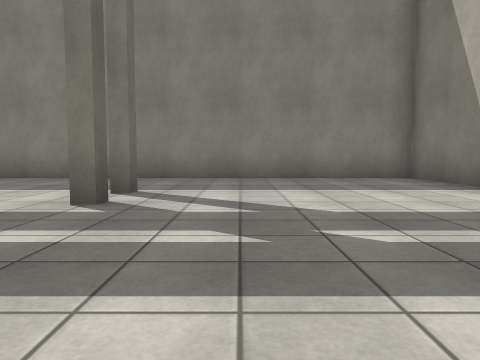
view 1 (above)

18 first-person views from a walk through a Gazebo world. The camera is 0.94 m above the floor, tilts 4° down and sees 70° across. The floor is counted in squares, 2 m on a side. Each view is taken from the middle of a square. On the plan, view 1 faces up. The plan holds only what a view shows up to about 9 squares ahead; the rest is blank. Surface patterns are stand-ins for the level's own textures.

view 2
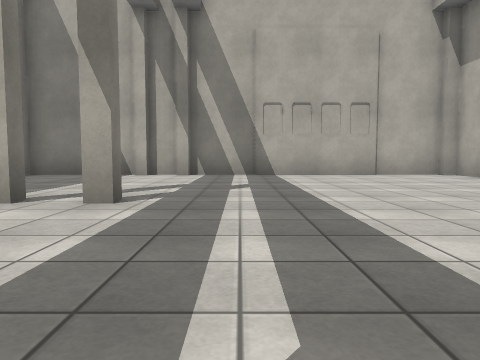

view 3
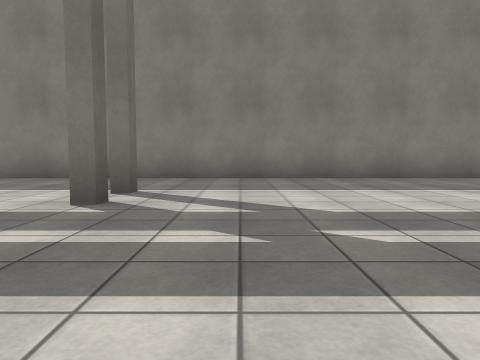

view 4
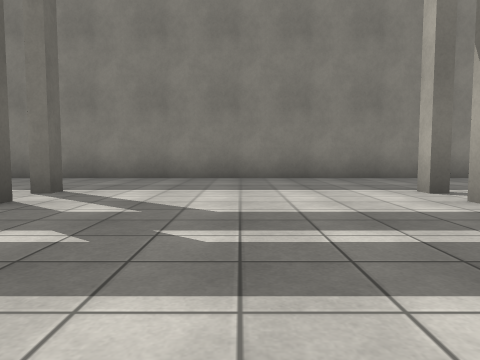

view 5
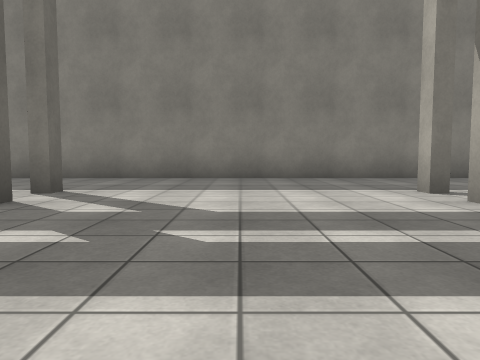

view 6
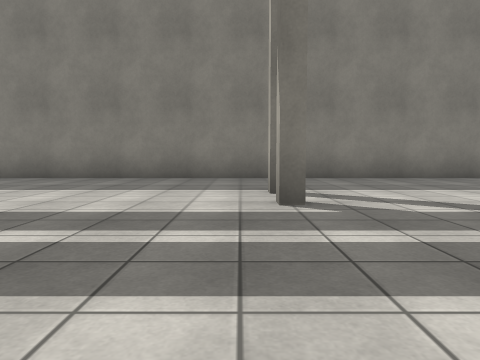

view 7
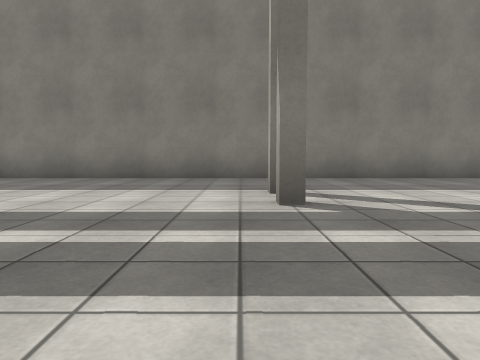

view 8
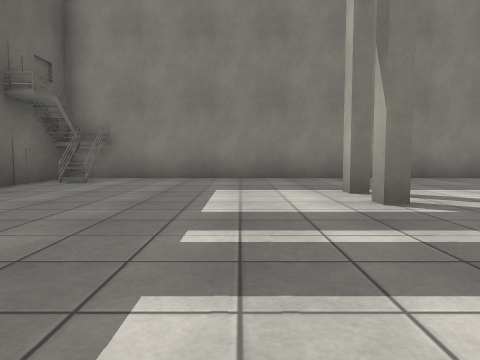

view 9
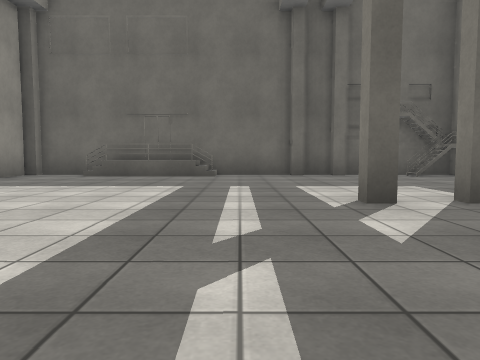

view 10
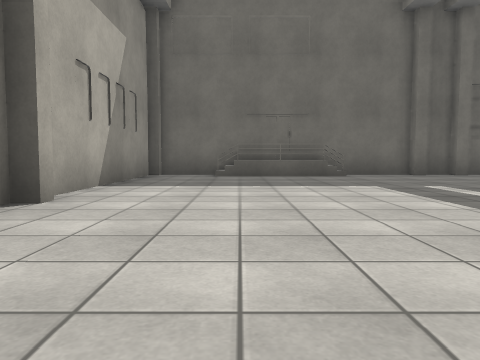

view 11
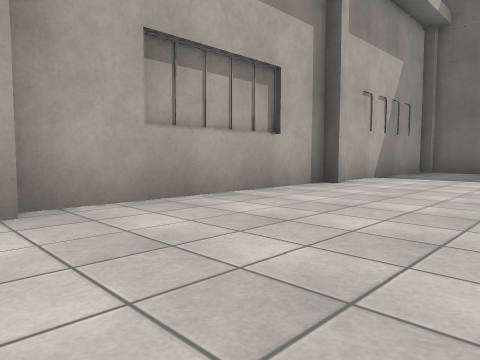

view 12
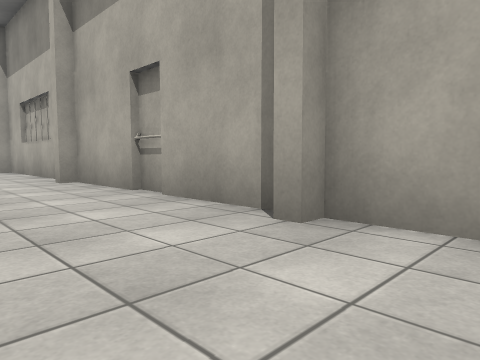

view 13
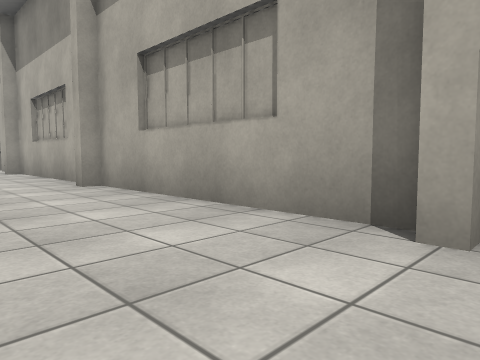

view 14
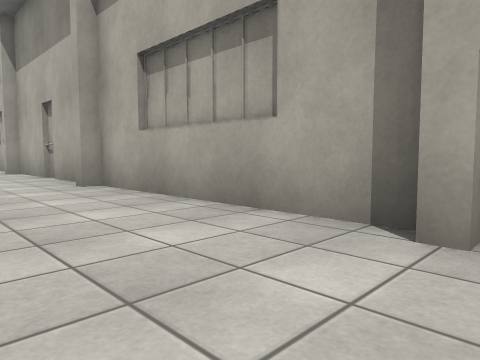

view 15
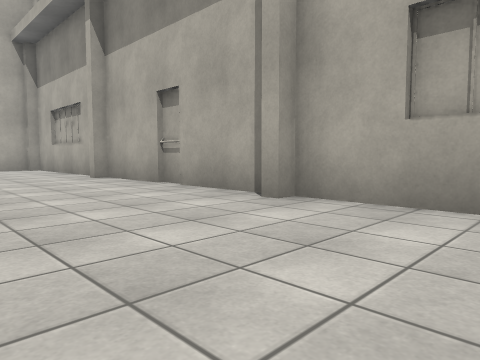

view 16
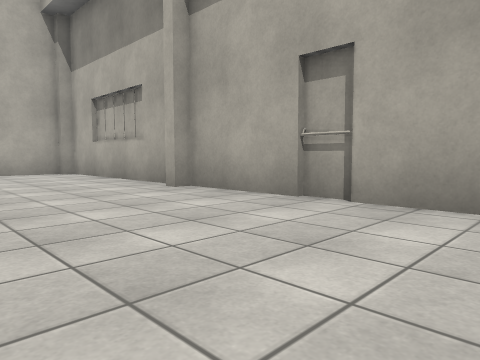

view 17
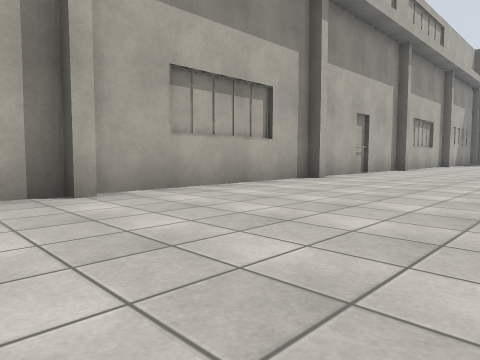

view 18
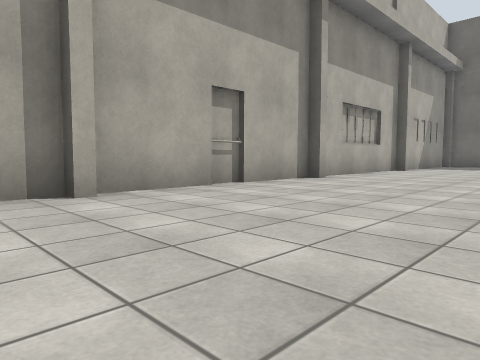

### Floor plan
Points are (right, up) in squares from view 1. A wall is a line through its corners. A room is listed if a view was taken in it or the views show most of it. See-through windows are left out.
Room 1 (views 1, 2, 3, 4, 5, 6, 7, 8, 9, 10, 11, 12, 13, 14, 15, 16, 17, 18)
walls: (-16.4, -2.9) (-16.4, -3.4); (-11.4, -2.9) (-11.4, -3.4); (-11.6, -3.4) (-11.6, -2.9); (-16.6, -3.4) (-16.6, -2.9); (-21.4, -2.9) (-21.4, -3.4); (-6.6, -3.4) (-6.6, -2.9); (-21.6, -3.4) (-21.6, -2.9); (-26.4, -2.9) (-26.4, -3.3) (3.4, -3.3) (3.4, -2.9); (-1.6, -3.4) (-1.6, -2.9); (-30.8, 1.5) (-30.8, -1.6); (-30.6, 6.8) (-31.6, 6.8); (-30.6, 7.1) (-31.6, 7.1) (-31.6, 4.6); (-30.8, 7.2) (-30.8, 5.9); (-31.6, 4.4) (-31.6, -3); (3.6, 4.6) (3.6, 7.3) (-31.6, 7.3); (-31.2, 6.9) (-31.2, 5.9); (-31.4, -2.9) (-31.4, -3.3) (-27, -3.3); (3.6, -3) (3.6, 4.4)

Where each view was taken, in squares from view 1:
view 1: 0 up, 0 right, facing up
view 2: 2 up, 5 left, facing right
view 3: 0 up, 5 left, facing up
view 4: 0 up, 9 left, facing up
view 5: 0 up, 14 left, facing up
view 6: 0 up, 17 left, facing up
view 7: 0 up, 22 left, facing up
view 8: 0 up, 28 left, facing up
view 9: 2 up, 23 left, facing left
view 10: 1 down, 23 left, facing left
view 11: 0 up, 21 left, facing down-left
view 12: 1 down, 23 left, facing down-right
view 13: 1 down, 17 left, facing down-right
view 14: 1 down, 12 left, facing down-right
view 15: 0 up, 9 left, facing down-right
view 16: 0 up, 6 left, facing down-right
view 17: 1 up, 10 left, facing down-left
view 18: 1 up, 15 left, facing down-left
